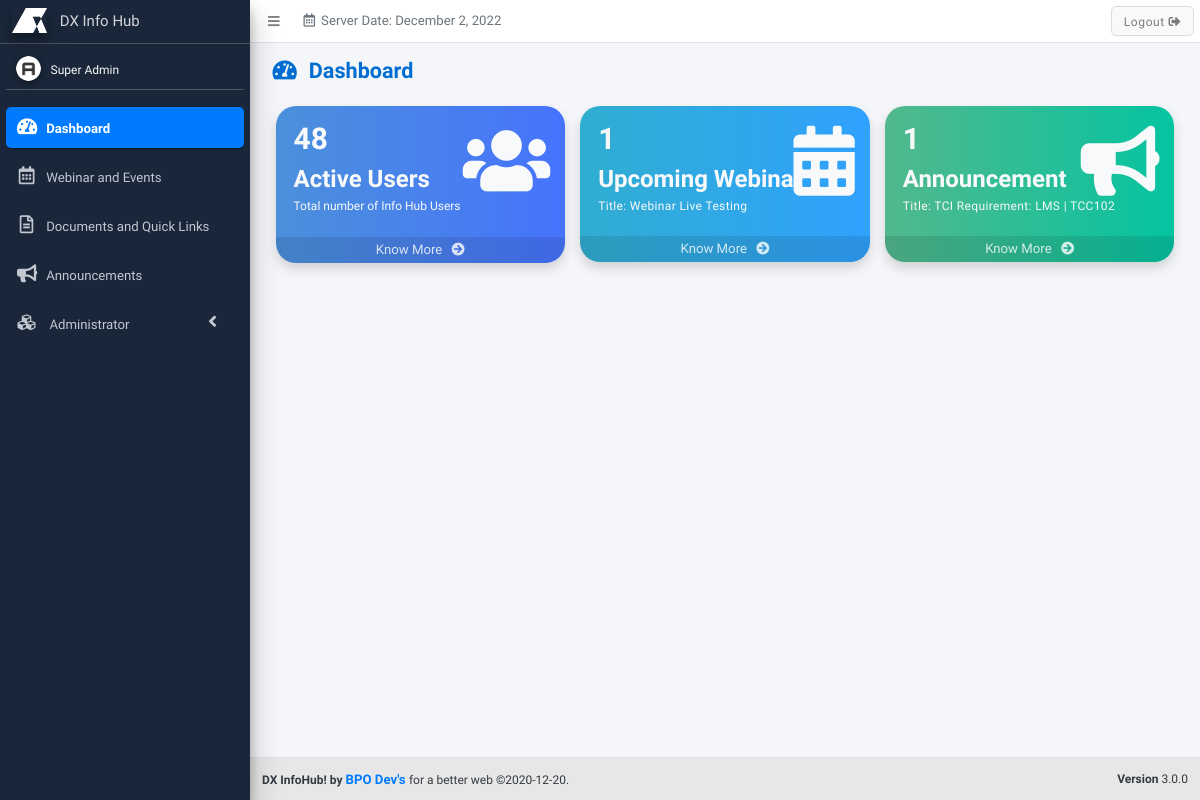
Before: /dashboard (signed in) with the older database file.
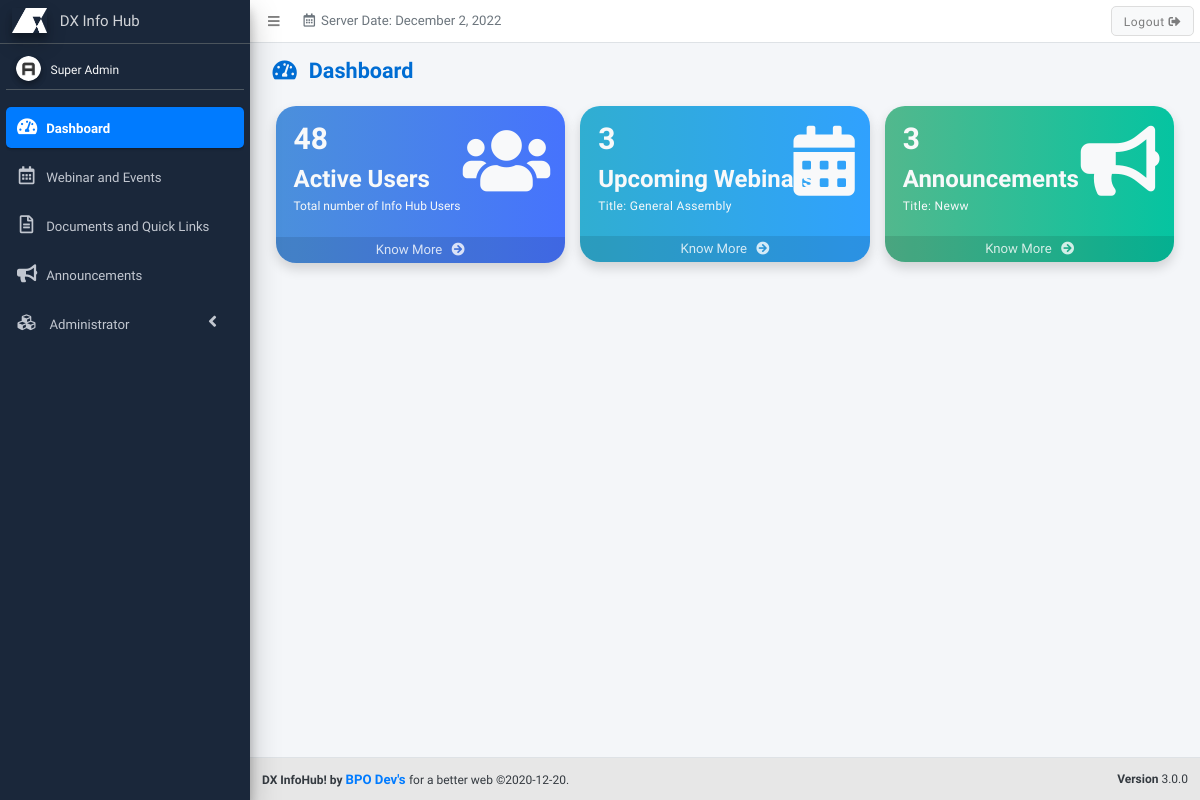
After: the same page with the newer database file.
### tables this page shows
CREATE TABLE `webinarandevents` (
  `id` int(255) UNSIGNED NOT NULL,
  `user_id` int(255) NOT NULL,
  `webinar_host` varchar(255) NOT NULL DEFAULT '',
  `webinar_speaker` varchar(255) NOT NULL,
  `webinar_title` varchar(255) NOT NULL DEFAULT '',
  `webinar_img` varchar(255) NOT NULL DEFAULT '',
  `webinar_description` text NOT NULL,
  `date_set` varchar(255) NOT NULL DEFAULT '',
  `month_set` varchar(255) NOT NULL DEFAULT '',
  `date_created` varchar(255) NOT NULL DEFAULT '',
  `date_edited` varchar(255) NOT NULL DEFAULT '',
  `webinar_status` int(1) NOT NULL DEFAULT 0,
  `temp_del` int(11) NOT NULL DEFAULT 0,
  `timestamp` timestamp NOT NULL DEFAULT current_timestamp() ON UPDATE current_timestamp()
);

CREATE TABLE `announcements` (
  `id` int(255) UNSIGNED NOT NULL,
  `user_id` int(255) NOT NULL,
  `announcements_title` varchar(255) NOT NULL DEFAULT '',
  `announcements_details` text NOT NULL,
  `announcements_img` varchar(255) NOT NULL,
  `announcements_count` int(1) NOT NULL DEFAULT 0,
  `date_edit` varchar(255) NOT NULL,
  `date_created` varchar(255) DEFAULT NULL,
  `announcements_status` int(255) NOT NULL DEFAULT 0,
  `temp_del` int(11) NOT NULL DEFAULT 0,
  `timestamp` timestamp NOT NULL DEFAULT current_timestamp() ON UPDATE current_timestamp()
);

### includes/functions.php (called while the page is built, shortened)
<?php
function checkSession() {
	$r = 0;
	if(isset($_SESSION['sys_id'])) {
		$r = 1;
	}
	return $r;
}
function checkPermission($permission) {
	$r = 0;
	if(in_array($permission,$_SESSION['sys_permissions'])) {
		$r = 1;
	}
	return $r;
}
?>

### pages/dashboard/index.php (the view, shortened to what the changed rows need)
<?php
require($_SERVER['DOCUMENT_ROOT'].'/includes/config.php');
if(checkSession()) {
?>
<!DOCTYPE html>
<html>
<head>
	<link rel="stylesheet" href="assets/css/dashboard.css">
	<?php require($_SERVER['DOCUMENT_ROOT'].'/includes/common/links.php'); ?>
</head>
<body class="hold-transition sidebar-mini layout-fixed">
	<div class="wrapper">
		<div class="content-wrapper">
			<section class="content-header">
				<div class="container-fluid">
					<div class="row">
						<div class="col-sm-6 col-12">
							<h1><i class="fa fa-tachometer-alt mr-3"></i>Dashboard</h1>
						</div>
					</div>
				</div>
			</section>
			<section class="content m-3">
				<div class="container-fluid">
					<div class="row">
						<div class="col-lg-4 col-4">
							<?php
							$sql = $pdo->prepare("SELECT id, webinar_title, webinar_status FROM webinarandevents WHERE webinar_status = 0 ORDER BY date_set DESC LIMIT 1");
							$sql->execute();
							while($data = $sql->fetch(PDO::FETCH_ASSOC)) {
								$count =  $pdo->prepare("SELECT id, webinar_status FROM webinarandevents WHERE webinar_status = 0 AND date_set > NOW()");
								$count->execute();
								$active_webinars = $count->rowCount();
								echo '<div class="small-box shadow dash-cardbox webinar-cardbox">
										<div class="inner pl-4 mb-2 text-light">';
								echo '<span class="dash-number">';
								echo number_format($active_webinars,0,'.',',');
								echo '</span><br>';
								if ($active_webinars > 1) {
									echo '<span class="dash-title">Upcoming Webinars</span><br>';
									echo '<div class="dash-desc w-75">
									<span class="text-truncate"> ';
									echo 'Title: '. $data['webinar_title'] ;
									echo '</span>
									</div>';
								}else if ($active_webinars == 1) {
									echo '<span class="dash-title">Upcoming Webinar</span><br>';
									echo '<div class="dash-desc w-75">
									<span class="text-truncate"> ';
									echo 'Title: '. $data['webinar_title'] ;
									echo '</span>
									</div>';
								}
							}?>
								</div>
							</div>
						</div>
						<div class="col-lg-4 col-4">
							<?php
								$sql = $pdo->prepare("SELECT id, announcements_title, announcements_status FROM announcements WHERE announcements_status = 0  ORDER BY id DESC LIMIT 1 ");
								$sql->execute();
								while($data = $sql->fetch(PDO::FETCH_ASSOC)) {
									$count =  $pdo->prepare("SELECT id, announcements_status FROM announcements WHERE announcements_status = 0");
									$count->execute();
									$active_announcements = $count->rowCount();
							?>
							<div class="small-box shadow dash-cardbox announcement-cardbox text-light">
								<div class="inner pl-4 mb-2">
									<span class="dash-number"><?php echo number_format($active_announcements,0,'.',','); ?></span><br>
									<?php
									if ($active_announcements > 1) {
										echo '<span class="dash-title">Announcements</span><br>';
									}else{
										echo '<span class="dash-title">Announcement</span><br>';
									}
									?>
									<div class="dash-desc w-75">
										<span class="text-truncate">Title: <?php echo $data['announcements_title']; ?></span>
									</div>
								</div>
								<div class="icon  text-light">
									<i class="fa fa-bullhorn"></i>
								</div>
								<?php if(checkPermission('users')) { ?>
									<a href="/announcements" class="small-box-footer footer-cardbox">
									Know More <i class="fas fa-arrow-circle-right ml-2"></i>
									</a>
								<?php } } ?>
							</div>
						</div>
					</div>
				</div>
			</section>
		</div>
	</div>
</body>
</html>
<?php
} else {
	$_SESSION['sys_login_err'] = renderLang($login_msg_err_4);
	header('location: /login');
}
?>

Changed rows visible on the page:
no longer on this page (row edited): webinarandevents: active_webinars "1", webinar_title "Webinar Live Testing"
no longer on this page (row unchanged): announcements: active_announcements "1", shows "Announcement", announcements_title "TCI Requirement: LMS | TCC102"
added webinarandevents: active_webinars "3", webinar_title "General Assembly"
added announcements: active_announcements "3", shows "Announcements", announcements_title "Neww"
